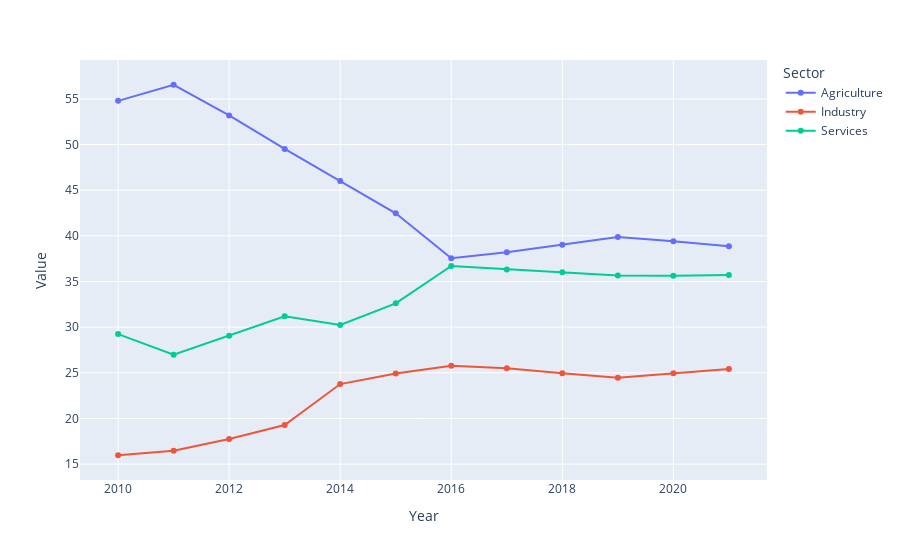

Notebook code for this chart:
### Code cell
fig = px.line(data_gt_2010[data_gt_2010['Gender'] == 'total'], x = 'Year', y = 'Value', color = 'Sector', markers=True)
fig.show()

### Figure 1 — Plotly figure (JSON) as saved in the notebook; plotly's stock layout.template omitted (floating-point values rounded to 4 significant figures)
{"data": [{"hovertemplate": "Sector=Agriculture<br>Year=%{x}<br>Value=%{y}<extra></extra>", "legendgroup": "Agriculture", "line": {"color": "#636efa", "dash": "solid"}, "marker": {"symbol": "circle"}, "mode": "markers+lines", "name": "Agriculture", "orientation": "v", "showlegend": true, "type": "scatter", "x": [2021, 2020, 2019, 2018, 2017, 2016, 2015, 2014, 2013, 2012, 2011, 2010], "xaxis": "x", "y": [38.85, 39.42, 39.87, 39.03, 38.21, 37.54, 42.47, 46.0, 49.52, 53.19, 56.55, 54.79], "yaxis": "y"}, {"hovertemplate": "Sector=Industry<br>Year=%{x}<br>Value=%{y}<extra></extra>", "legendgroup": "Industry", "line": {"color": "#EF553B", "dash": "solid"}, "marker": {"symbol": "circle"}, "mode": "markers+lines", "name": "Industry", "orientation": "v", "showlegend": true, "type": "scatter", "x": [2021, 2020, 2019, 2018, 2017, 2016, 2015, 2014, 2013, 2012, 2011, 2010], "xaxis": "x", "y": [25.43, 24.96, 24.47, 24.96, 25.49, 25.76, 24.92, 23.77, 19.28, 17.76, 16.47, 15.97], "yaxis": "y"}, {"hovertemplate": "Sector=Services<br>Year=%{x}<br>Value=%{y}<extra></extra>", "legendgroup": "Services", "line": {"color": "#00cc96", "dash": "solid"}, "marker": {"symbol": "circle"}, "mode": "markers+lines", "name": "Services", "orientation": "v", "showlegend": true, "type": "scatter", "x": [2021, 2020, 2019, 2018, 2017, 2016, 2015, 2014, 2013, 2012, 2011, 2010], "xaxis": "x", "y": [35.72, 35.62, 35.66, 36.01, 36.3, 36.7, 32.61, 30.24, 31.19, 29.05, 26.98, 29.24], "yaxis": "y"}], "layout": {"legend": {"title": {"text": "Sector"}, "tracegroupgap": 0}, "margin": {"t": 60}, "xaxis": {"anchor": "y", "domain": [0, 1], "title": {"text": "Year"}}, "yaxis": {"anchor": "x", "domain": [0, 1], "title": {"text": "Value"}}}}
